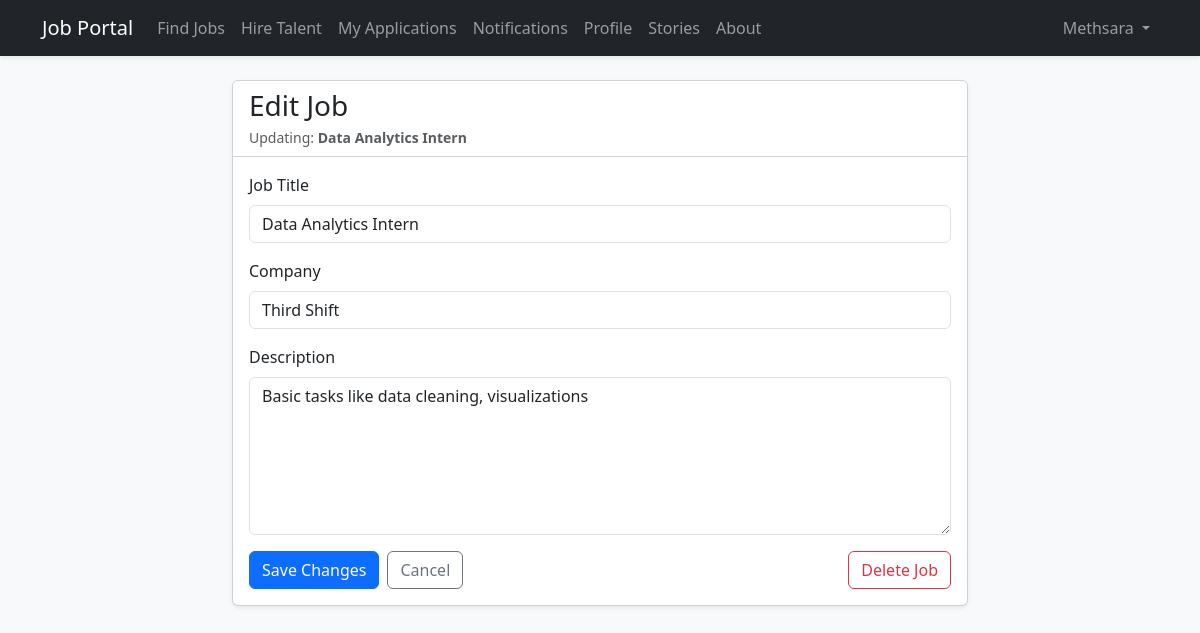
The page /jobs/2/edit/ (signed in) on the database its author committed.
### jobs/models.py (models this page shows, shortened)
class Job(models.Model):
    title = models.CharField(max_length=100)
    description = models.TextField()
    company = models.CharField(max_length=100)
    created_by = models.ForeignKey(User, on_delete=models.CASCADE)
    @property
    def employer(self):
        return self.created_by

### jobs/views.py (the view, shortened to what this page needs)
# urls.py: path('<int:job_id>/edit/', views.edit_job, name='edit_job'),
@login_required
def edit_job(request, job_id):
    job = get_object_or_404(Job, id=job_id)
    if job.employer != request.user:
        messages.error(request, "Access denied: you can only edit your own job posts.")
        return redirect("job_list")
    form = JobForm(instance=job)
    return render(request, "edit_job.html", {"form": form, "job": job})

### jobs/forms.py
class JobForm(forms.ModelForm):
    class Meta:
        model = Job
        fields = ["title", "company", "description"]

### jobportal/context_processors.py (called while the page is built)
def unread_notifications_count(request):
    if not getattr(request, "user", None) or not request.user.is_authenticated:
        return {"unread_notifications_count": 0}
    return {
        "unread_notifications_count": Notification.objects.filter(
            recipient=request.user, is_read=False
        ).count()
    }

### jobs/templates/edit_job.html (shortened to what this page needs)
{% extends 'base.html' %}
{% block content %}
<div class="row justify-content-center">
  <div class="col-lg-8">
    <div class="card shadow-sm">
      <div class="card-header bg-white">
        <h3 class="mb-0">Edit Job</h3>
        <div class="text-muted small mt-1">
          Updating: <span class="fw-semibold">{{ job.title }}</span>
        </div>
      </div>
      <div class="card-body">
        <form method="POST" novalidate>
          <div class="mb-3">
            <label class="form-label">Job Title</label>
            <input
              type="text"
              name="title"
              class="form-control {% if form.title.errors %}is-invalid{% endif %}"
              value="{{ form.title.value|default_if_none:'' }}"
              placeholder="e.g., Backend Developer"
              required
            >
          </div>
          <div class="mb-3">
            <label class="form-label">Company</label>
            <input
              type="text"
              name="company"
              class="form-control {% if form.company.errors %}is-invalid{% endif %}"
              value="{{ form.company.value|default_if_none:'' }}"
              placeholder="e.g., Acme Corp"
              required
            >
          </div>
          <div class="mb-3">
            <label class="form-label">Description</label>
            <textarea
              name="description"
              class="form-control {% if form.description.errors %}is-invalid{% endif %}"
              rows="6"
              placeholder="Describe the role, responsibilities, and requirements..."
              required
            >{{ form.description.value|default_if_none:'' }}</textarea>
          </div>
          <div class="d-flex gap-2">
            <button type="submit" class="btn btn-primary">Save Changes</button>
            <a href="{% url 'employer_dashboard' %}" class="btn btn-outline-secondary">Cancel</a>
            <a href="{% url 'delete_job' job.id %}" class="btn btn-outline-danger ms-auto">Delete Job</a>
          </div>
        </form>
      </div>
    </div>
  </div>
</div>
{% endblock %}

### templates/base.html (shortened to what this page needs)
<!DOCTYPE html>
<html lang="en">
<head>
    <link href="https://cdn.jsdelivr.net/npm/bootstrap@5.3.0/dist/css/bootstrap.min.css" rel="stylesheet">
</head>
<body class="bg-light">
<nav class="navbar navbar-expand-lg navbar-dark bg-dark mb-4 shadow-sm">
    <div class="container">
        <a class="navbar-brand" href="/">Job Portal</a>
        <div class="collapse navbar-collapse" id="mainNavbar">
            <ul class="navbar-nav me-auto mb-2 mb-lg-0">
                {% if user.is_authenticated %}
                  {% if user.groups.all.0.name == 'Employer' %}
                    <li class="nav-item"><a class="nav-link" href="{% url 'job_list' %}">Find Jobs</a></li>
                    <li class="nav-item"><a class="nav-link" href="{% url 'talent_list' %}">Hire Talent</a></li>
                    <li class="nav-item"><a class="nav-link" href="{% url 'my_applications' %}">My Applications</a></li>
                    <li class="nav-item">
                      <a class="nav-link" href="{% url 'notifications_list' %}">
                        Notifications
                      </a>
                    </li>
                    <li class="nav-item"><a class="nav-link" href="{% url 'profile_detail' user.id %}">Profile</a></li>
                    <li class="nav-item"><a class="nav-link" href="{% url 'story_list' %}">Stories</a></li>
                    <li class="nav-item"><a class="nav-link" href="{% url 'about_us' %}">About</a></li>
                  {% endif %}
                {% else %}
                  <li class="nav-item"><a class="nav-link" href="{% url 'job_list' %}">Find Jobs</a></li>
                  <li class="nav-item"><a class="nav-link" href="{% url 'story_list' %}">Stories</a></li>
                  <li class="nav-item"><a class="nav-link" href="{% url 'about_us' %}">About</a></li>
                {% endif %}
            </ul>
            <ul class="navbar-nav ms-auto align-items-lg-center">
                {% if user.is_authenticated %}
                    <li class="nav-item dropdown">
                        <a class="nav-link dropdown-toggle" href="#" role="button" data-bs-toggle="dropdown" aria-expanded="false">
                            {{ user.username }}
                        </a>
                    </li>
                {% endif %}
            </ul>
        </div>
    </div>
</nav>
<div class="container">
    {% block content %}
    {% endblock %}
</div>
</body>
</html>

### rows shown on the page
Job: title "Data Analytics Intern", company "Third Shift", description "Basic tasks like data cleaning, visualizations"

### other values the page prints
{{ user.username }} "Methsara"
